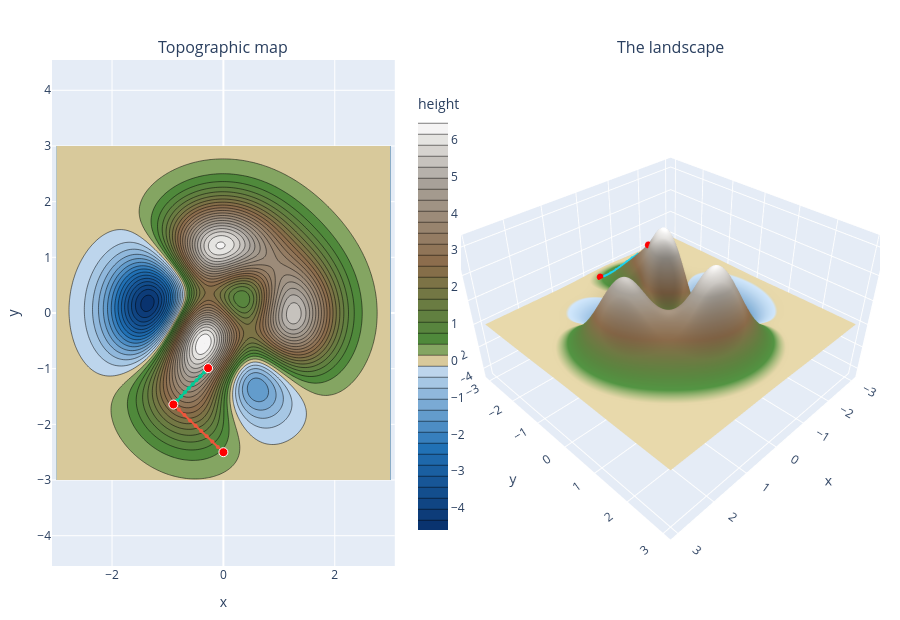

The cell this chart's notebook holds for it:
### Code cell
plot_map_terrain(f, points = [start, stop1, stop2], paths=[segment1,segment2])

### Figure 1 — Plotly figure (JSON) as saved in the notebook; plotly's stock layout.template omitted (floating-point values rounded to 4 significant figures; data arrays with more than 128 entries replaced by an {"elided": "..."} marker saying what was removed)
{"data": [{"colorbar": {"dtick": 1, "len": 0.9, "tick0": 0, "title": {"text": "height"}, "x": 0.43}, "colorscale": [[0, "#08306b"], [0.1998, "#2171b5"], [0.3997, "#c6dbef"], [0.4007, "#d8c99b"], [0.4266, "#d8c99b"], [0.4535, "#4a8c3a"], [0.65, "#8b6b4a"], [0.85, "#a8a29a"], [1, "#ffffff"]], "contours": {"end": 6.55, "size": 0.3, "start": -4.65}, "showscale": true, "type": "contour", "x": {"elided": "150 float values"}, "xaxis": "x", "y": {"elided": "150 float values"}, "yaxis": "y", "z": {"elided": "150x150 float values"}, "zmax": 6.55, "zmin": -4.611}, {"marker": {"size": 4}, "mode": "lines+markers", "showlegend": false, "type": "scatter", "x": [0.0, -0.09982, -0.1996, -0.2995, -0.3993, -0.4991, -0.5989, -0.6988, -0.7986, -0.8984], "xaxis": "x", "y": [-2.5, -2.405, -2.31, -2.214, -2.119, -2.024, -1.929, -1.834, -1.739, -1.643], "yaxis": "y"}, {"marker": {"size": 4}, "mode": "lines+markers", "showlegend": false, "type": "scatter", "x": [-0.8984, -0.8292, -0.7599, -0.6907, -0.6214, -0.5522, -0.4829, -0.4137, -0.3444, -0.2752], "xaxis": "x", "y": [-1.643, -1.571, -1.498, -1.425, -1.353, -1.28, -1.208, -1.135, -1.062, -0.9897], "yaxis": "y"}, {"marker": {"color": "red", "line": {"color": "white", "width": 1}, "size": 9}, "mode": "markers", "showlegend": false, "textposition": "top right", "type": "scatter", "x": [0.0, -0.8984, -0.2752], "xaxis": "x", "y": [-2.5, -1.643, -0.9897], "yaxis": "y"}, {"cmax": 6.55, "cmin": -4.611, "colorbar": {"title": {"text": "height"}}, "colorscale": [[0, "#08306b"], [0.1998, "#2171b5"], [0.3997, "#c6dbef"], [0.4007, "#d8c99b"], [0.4266, "#d8c99b"], [0.4535, "#4a8c3a"], [0.65, "#8b6b4a"], [0.85, "#a8a29a"], [1, "#ffffff"]], "scene": "scene", "showscale": false, "type": "surface", "x": {"elided": "150 float values"}, "y": {"elided": "150 float values"}, "z": {"elided": "150x150 float values"}}, {"line": {"width": 5}, "marker": {"size": 2}, "mode": "lines+markers", "scene": "scene", "showlegend": false, "type": "scatter3d", "x": [0.0, -0.09982, -0.1996, -0.2995, -0.3993, -0.4991, -0.5989, -0.6988, -0.7986, -0.8984], "y": [-2.5, -2.405, -2.31, -2.214, -2.119, -2.024, -1.929, -1.834, -1.739, -1.643], "z": [0.4405, 0.6278, 0.8681, 1.159, 1.49, 1.841, 2.18, 2.47, 2.67, 2.743]}, {"line": {"width": 5}, "marker": {"size": 2}, "mode": "lines+markers", "scene": "scene", "showlegend": false, "type": "scatter3d", "x": [-0.8984, -0.8292, -0.7599, -0.6907, -0.6214, -0.5522, -0.4829, -0.4137, -0.3444, -0.2752], "y": [-1.643, -1.571, -1.498, -1.425, -1.353, -1.28, -1.208, -1.135, -1.062, -0.9897], "z": [2.743, 3.096, 3.432, 3.741, 4.014, 4.246, 4.433, 4.572, 4.659, 4.689]}, {"marker": {"color": "red", "size": 4}, "mode": "markers", "scene": "scene", "showlegend": false, "textposition": "top center", "type": "scatter3d", "x": [0.0, -0.8984, -0.2752], "y": [-2.5, -1.643, -0.9897], "z": [0.5405, 2.843, 4.789]}], "layout": {"annotations": [{"font": {"size": 16}, "showarrow": false, "text": "Topographic map", "x": 0.207, "xanchor": "center", "xref": "paper", "y": 1, "yanchor": "bottom", "yref": "paper"}, {"font": {"size": 16}, "showarrow": false, "text": "The landscape", "x": 0.747, "xanchor": "center", "xref": "paper", "y": 1, "yanchor": "bottom", "yref": "paper"}], "height": 620, "margin": {"b": 40, "l": 40, "r": 20, "t": 60}, "scene": {"aspectratio": {"x": 1, "y": 1, "z": 0.6}, "domain": {"x": [0.494, 1], "y": [0, 1]}, "xaxis": {"title": {"text": "x"}}, "yaxis": {"title": {"text": "y"}}, "zaxis": {"title": {"text": "height"}}}, "xaxis": {"anchor": "y", "domain": [0, 0.414], "range": [-3, 3], "title": {"text": "x"}}, "yaxis": {"anchor": "x", "domain": [0, 1], "range": [-3, 3], "scaleanchor": "x", "title": {"text": "y"}}}}
